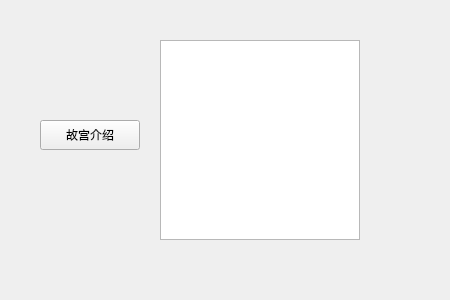
<?xml version="1.0" encoding="UTF-8"?>
<ui version="4.0">
 <class>Form</class>
 <widget class="QWidget" name="Form">
  <property name="geometry">
   <rect>
    <x>0</x>
    <y>0</y>
    <width>450</width>
    <height>300</height>
   </rect>
  </property>
  <property name="windowTitle">
   <string>Form</string>
  </property>
  <widget class="QPushButton" name="show_btn">
   <property name="geometry">
    <rect>
     <x>40</x>
     <y>120</y>
     <width>100</width>
     <height>30</height>
    </rect>
   </property>
   <property name="text">
    <string>故宫介绍</string>
   </property>
  </widget>
  <widget class="QTextBrowser" name="show_txt">
   <property name="geometry">
    <rect>
     <x>160</x>
     <y>40</y>
     <width>200</width>
     <height>200</height>
    </rect>
   </property>
  </widget>
 </widget>
 <resources/>
 <connections/>
</ui>
